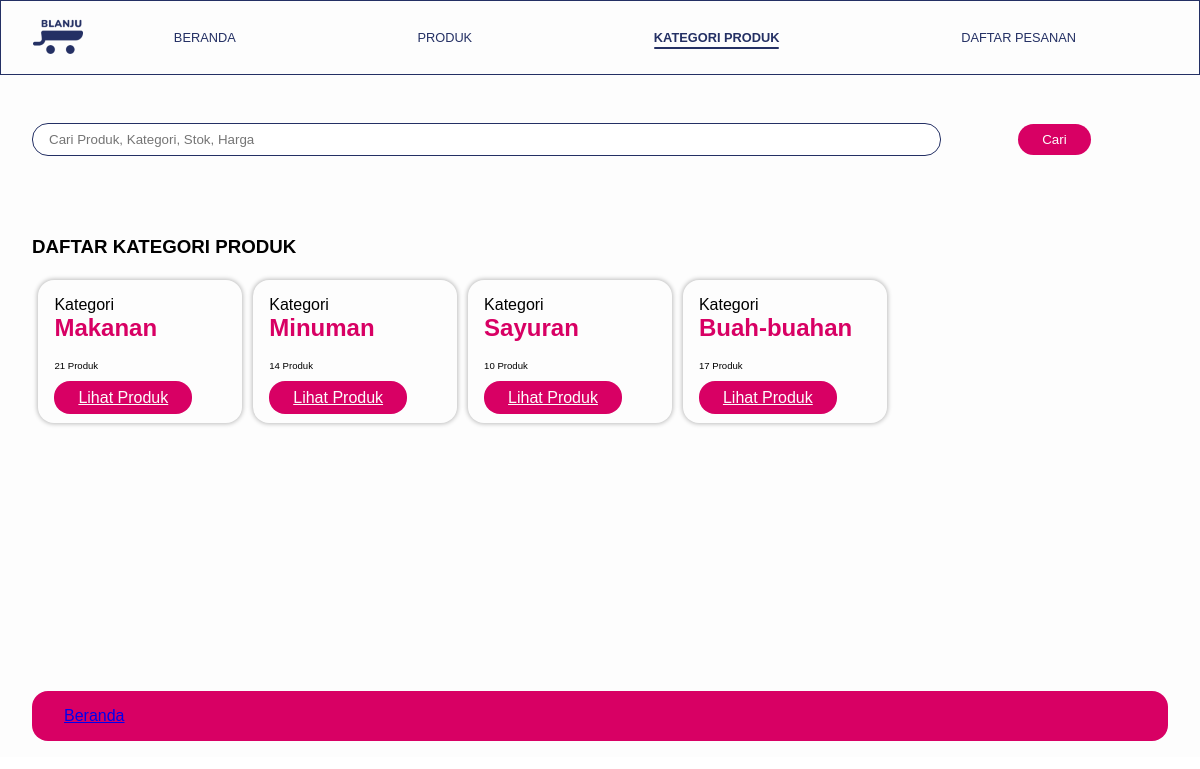
The app's page /paw-pj6/modul-5_praktikan/app/pengguna/kategori.php with its own data.
### tables this page shows
CREATE TABLE `categories` (
  `kodeKategori` int(11) NOT NULL,
  `namaKategori` varchar(100) NOT NULL
);

### paw-pj6/modul-5_praktikan/app/database.php (called while the page is built, shortened)
<?php
function getAllDataCategories()
{
	try{
		$statement = DB->query("SELECT * FROM categories");
		$statement->execute();
		return $statement->fetchAll(PDO::FETCH_ASSOC);
	}
	catch(PDOException $err){
		echo $err->getMessage();
	}
}
function getCountProductsByCategory($kodeKategori)
{
	try{
		$statement = DB->prepare("SELECT COUNT(*) AS jumlah_produk FROM products WHERE kodeKategori = :kodeKategori");
		$statement->bindValue(':kodeKategori',$kodeKategori);
		$statement->execute();
		return $statement->fetchAll(PDO::FETCH_ASSOC);
	}
	catch(PDOException $err){
		echo $err->getMessage();
	}
}
?>

### paw-pj6/modul-5_praktikan/app/pengguna/kategori.php (the view, shortened to what this page needs)
<?php
   $categories = getAllDataCategories();
?>
    <section id="content-header">
        <form action="" method="post">
            <div class="content-header-container">
                <div class="input-form">
                    <input type="text" placeholder="Cari Produk, Kategori, Stok, Harga">
                </div>
                <div class="input-button">
                    <button type="submit" class="primary-btn">Cari</button>
                </div>
            </div>
        </form>
    </section>
    <section id="content-main">
        <div class="content-main-container">
            <h1>DAFTAR KATEGORI PRODUK</h1>
            <div class="list-products">
                <?php foreach ($categories as $category) : ?>
                <div class="card-product">
                    <div class="card-product-container">
                        <p>Kategori</p>
                        <div class="card-product-title-pengguna">
                            <?= ucwords($category["namaKategori"])?>
                        </div>
                        <br>
                        <div class="card-category-info-pengguna">
                            <?php
                                $count = getCountProductsByCategory($category["kodeKategori"]);
                                echo $count[0]["jumlah_produk"]. " Produk";
                            ?>
                        </div>
                        <br>
                        <div>
                            <a href="produk_kategori.php?kat=<?= $category["kodeKategori"]?>" class="primary-btn">Lihat Produk</a>
                        </div>
                    </div>
                </div>
                <?php endforeach; ?>
            </div>
        </div>
    </section>

### paw-pj6/modul-5_praktikan/assets/css/base.css (style rules this page uses)
* { margin:0 auto; font-family: sans-serif; }
.primary-btn { background-color: #D80064; color: #FDFDFD; padding:0.5rem 1.5rem; outline: none; border-radius: 1rem; border: none; }
.input-form { margin:1rem 0; }
.input-form input { border: #243064 solid 1px; padding:0.5rem 1rem; border-radius: 1rem; box-sizing: border-box; }
.card-product { display: inline-block; box-shadow: 0px 0px 4px 1px rgba(0, 0, 0, 0.25); border-radius: 1rem; min-width:17vw; }
.card-product-container { padding: 1rem; }

### paw-pj6/modul-5_praktikan/assets/css/pengguna.css (style rules this page uses)
#content-header { margin-bottom: 4rem; }
.content-header-container { display: flex; justify-content: space-between; align-items: center; }
.content-header-container .input-form { width:80%; }
.content-header-container .input-form input { width:100%; }
#content-main { position: relative; }
.list-products { margin:1rem 0; }
.list-products .card-product { margin:0.4rem 0 0.4rem 0.4rem; }
.card-product-title-pengguna { font-size: 1.5rem; font-weight:bold; color:#D80064; }
.card-category-info-pengguna { font-size: 0.6rem; }

### records on screen
categories: namaKategori "Makanan", jumlah_produk "21"
categories: namaKategori "Minuman", jumlah_produk "14"
categories: namaKategori "Sayuran", jumlah_produk "10"
categories: namaKategori "Buah-buahan", jumlah_produk "17"
